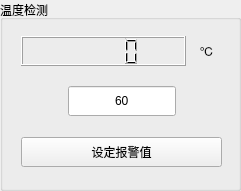
     <widget class="QGroupBox" name="groupBox_12">
      <property name="geometry">
       <rect>
        <x>10</x>
        <y>220</y>
        <width>241</width>
        <height>191</height>
       </rect>
      </property>
      <property name="title">
       <string>温度检测</string>
      </property>
      <widget class="QWidget" name="layoutWidget_4">
       <property name="geometry">
        <rect>
         <x>21</x>
         <y>21</y>
         <width>201</width>
         <height>161</height>
        </rect>
       </property>
       <layout class="QVBoxLayout" name="verticalLayout_30">
        <item>
         <spacer name="verticalSpacer_4">
          <property name="orientation">
           <enum>Qt::Vertical</enum>
          </property>
          <property name="sizeHint" stdset="0">
           <size>
            <width>20</width>
            <height>40</height>
           </size>
          </property>
         </spacer>
        </item>
        <item>
         <layout class="QHBoxLayout" name="horizontalLayout_47">
          <item>
           <widget class="QLCDNumber" name="lcdNumber_device2_temp">
            <property name="minimumSize">
             <size>
              <width>100</width>
              <height>30</height>
             </size>
            </property>
           </widget>
          </item>
          <item>
           <widget class="QLabel" name="label_45">
            <property name="sizePolicy">
             <sizepolicy hsizetype="Fixed" vsizetype="Expanding">
              <horstretch>0</horstretch>
              <verstretch>0</verstretch>
             </sizepolicy>
            </property>
            <property name="minimumSize">
             <size>
              <width>30</width>
              <height>0</height>
             </size>
            </property>
            <property name="text">
             <string>℃</string>
            </property>
            <property name="alignment">
             <set>Qt::AlignCenter</set>
            </property>
           </widget>
          </item>
         </layout>
        </item>
        <item>
         <spacer name="verticalSpacer_28">
          <property name="orientation">
           <enum>Qt::Vertical</enum>
          </property>
          <property name="sizeHint" stdset="0">
           <size>
            <width>20</width>
            <height>40</height>
           </size>
          </property>
         </spacer>
        </item>
        <item>
         <layout class="QHBoxLayout" name="horizontalLayout_8">
          <item>
           <spacer name="horizontalSpacer_9">
            <property name="orientation">
             <enum>Qt::Horizontal</enum>
            </property>
            <property name="sizeHint" stdset="0">
             <size>
              <width>40</width>
              <height>20</height>
             </size>
            </property>
           </spacer>
          </item>
          <item>
           <widget class="QLineEdit" name="lineEdit_device2_temp">
            <property name="sizePolicy">
             <sizepolicy hsizetype="Minimum" vsizetype="Minimum">
              <horstretch>0</horstretch>
              <verstretch>0</verstretch>
             </sizepolicy>
            </property>
            <property name="minimumSize">
             <size>
              <width>10</width>
              <height>30</height>
             </size>
            </property>
            <property name="text">
             <string>60</string>
            </property>
            <property name="alignment">
             <set>Qt::AlignCenter</set>
            </property>
           </widget>
          </item>
          <item>
           <spacer name="horizontalSpacer_10">
            <property name="orientation">
             <enum>Qt::Horizontal</enum>
            </property>
            <property name="sizeHint" stdset="0">
             <size>
              <width>40</width>
              <height>20</height>
             </size>
            </property>
           </spacer>
          </item>
         </layout>
        </item>
        <item>
         <spacer name="verticalSpacer_29">
          <property name="orientation">
           <enum>Qt::Vertical</enum>
          </property>
          <property name="sizeHint" stdset="0">
           <size>
            <width>20</width>
            <height>40</height>
           </size>
          </property>
         </spacer>
        </item>
        <item>
         <widget class="QPushButton" name="pushButton_device2_temp">
          <property name="sizePolicy">
           <sizepolicy hsizetype="Minimum" vsizetype="Minimum">
            <horstretch>0</horstretch>
            <verstretch>0</verstretch>
           </sizepolicy>
          </property>
          <property name="minimumSize">
           <size>
            <width>0</width>
            <height>30</height>
           </size>
          </property>
          <property name="text">
           <string>设定报警值</string>
          </property>
         </widget>
        </item>
        <item>
         <spacer name="verticalSpacer_30">
          <property name="orientation">
           <enum>Qt::Vertical</enum>
          </property>
          <property name="sizeHint" stdset="0">
           <size>
            <width>20</width>
            <height>40</height>
           </size>
          </property>
         </spacer>
        </item>
        <item>
         <layout class="QHBoxLayout" name="horizontalLayout_48"/>
        </item>
       </layout>
      </widget>
     </widget>
